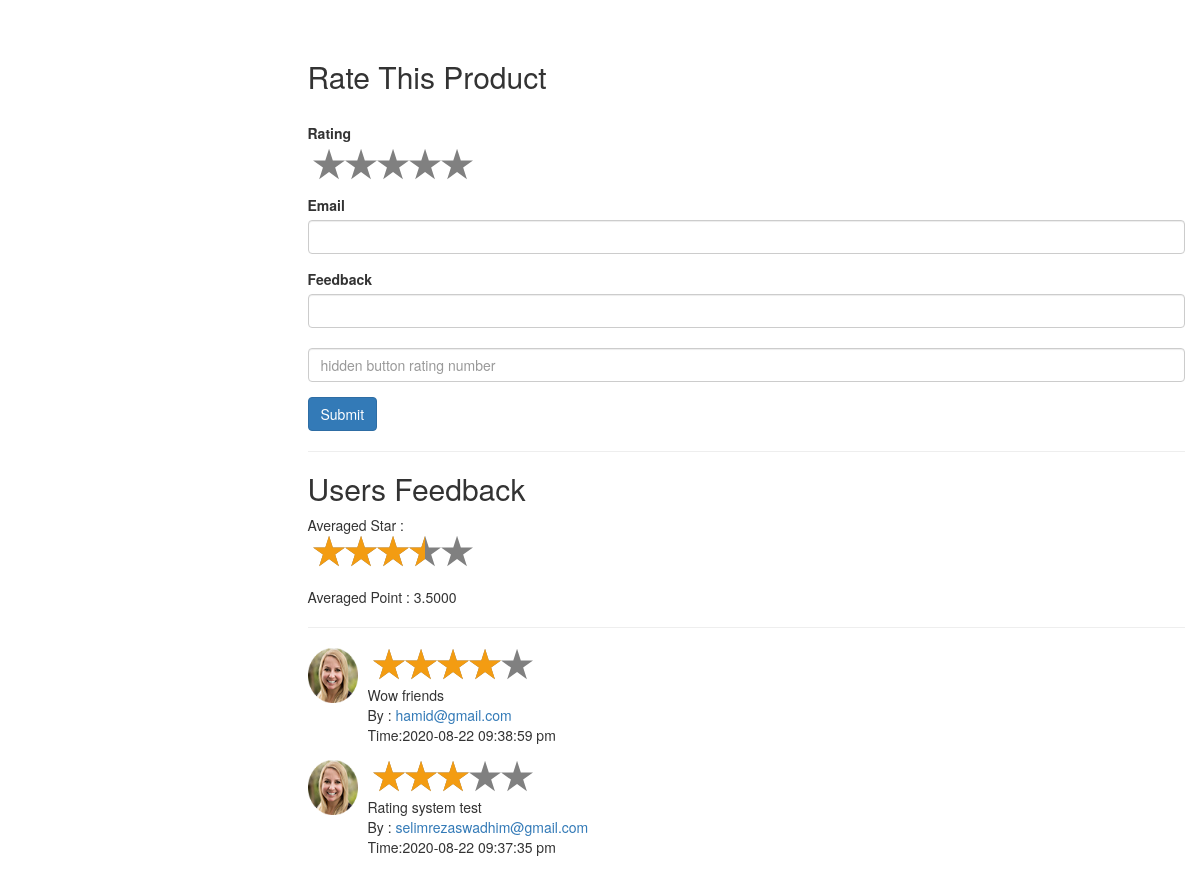
The page / on the database its author committed.
### tables this page shows
CREATE TABLE IF NOT EXISTS `rating_feedback` (
  `id` int(11) NOT NULL AUTO_INCREMENT,
  `rating` int(11) NOT NULL,
  `feedback` varchar(255) NOT NULL,
  `email` varchar(255) NOT NULL,
  `image` varchar(255) NOT NULL,
  `rating_time` datetime NOT NULL DEFAULT CURRENT_TIMESTAMP,
  PRIMARY KEY (`id`)
);

### index.php (the view, shortened to what this page needs)
<?php
$mysqli = new mysqli('localhost', 'root', '', 'star_rating_system_complete');
function getAverageRating()
{
    global $mysqli;
    $query = "select avg(rating) as avg from rating_feedback";
    $stmt = $mysqli->prepare($query);
    $run = $stmt->execute();
    if ($run) {
        $result = $stmt->get_result();
        if ($result->num_rows > 0) {
            $row = $result->fetch_assoc();
            return $row['avg'];
        }
    }
}
?>
<!doctype html>
<html lang="en">
<head>
    <link rel="stylesheet" href="css/bootstrap.min.css">
    <link rel="stylesheet" href="v2.3.2/jquery.rateyo.css">
</head>
<body>
<div class="container">
    <div class="row">
        <div class="com-md-6 col-md-offset-3">
            <br><br>
            <h2>Rate This Product</h2>
            <br>
            <form action="" method="post">
                <div class="form-group">
                    <label for="rateYo1">Rating</label>
                    <div id="rateYo1"></div>
                </div>
                <div class="form-group">
                    <label for="email">Email</label>
                    <input type="text" class="form-control" name="email" id="email">
                </div>
                <div class="form-group">
                    <label for="">Feedback</label>
                    <input type="text" class="form-control" name="feedback" id="">
                    <br>
                    <input type="text" class="form-control" name="rating_hidden_button" id="ratingg"
                           placeholder="hidden button rating number">
                </div>
                <button class="btn btn-primary">Submit</button>
            </form>
            <hr style="background-color: #0f0f0f !important;">
            <h2>Users Feedback</h2>
            <span>
                Averaged Star :
                <div id="rateYo2"></div>
            </span>
            <br>
            Averaged Point : <?= getAverageRating(); ?>
            <hr class="bg-primary">
            <?php
            $query = "select * from rating_feedback order by id desc";
            $stmt = $mysqli->prepare($query);
            $run = $stmt->execute();
            if (isset($run)) {
                $result = $stmt->get_result();
                if ($result->num_rows > 0) {
                    while ($row = $result->fetch_assoc()) {
                        ?>
                        <div class="media">
                            <div class="media-left">
                                <a href="">
                                    <img class="media-object" style="width: 50px;height: 55px;" src="images/<?= $row["image"]; ?>"
                                         alt="no image">
                                </a>
                            </div>
                            <div class="media-body">
                                <h4 class="media-heading">
                                    <div class="rateYo-<?= $row["id"]; ?>"></div>
                                </h4>
                                <?= $row['feedback']; ?> <br>
                                By : <a href=""><?= $row['email']; ?></a><br>
                                Time:<?= date('Y-m-d h:i:s a', strtotime($row['rating_time'])); ?>
                            </div>
                        </div>
                    <?php }
                }
            } ?>
            <br><br>
        </div>
    </div>
</div>
</body>
</html>

### rows shown on the page
rating_feedback: image (picture), feedback "Wow friends", email "hamid@gmail.com", rating_time "2020-08-22 09:38:59 pm"
rating_feedback: image (picture), feedback "Rating system test", email "selimrezaswadhim@gmail.com", rating_time "2020-08-22 09:37:35 pm"

### other values the page prints
getAverageRating() "3.5000"
